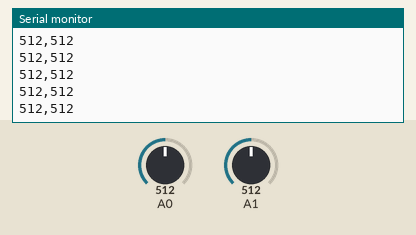
Recording of a sketch running on a simulated Arduino Uno, built with avr-gcc and run on an emulated ATmega328P. Shown: the last lines printed to the serial monitor. Inputs (shaded band) come from the test bench; at power-on: A0 = 512, A1 = 512.

Above: at 1.2 s.
1.3 s: A0 set to 716
At 1.31 s:
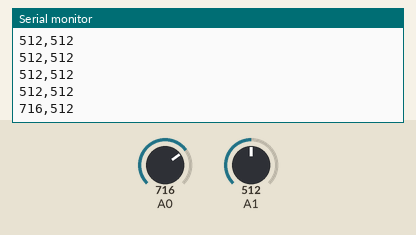
2.8 s: A1 set to 716
At 2.82 s:
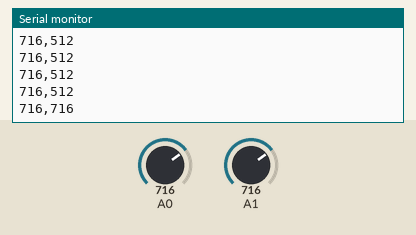
4.3 s: A0 set to 900
At 4.33 s:
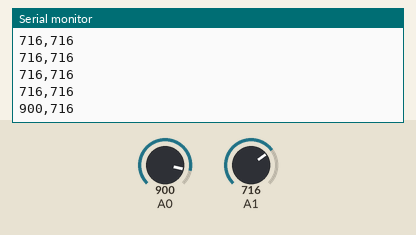
5.8 s: A1 set to 900
At 5.84 s:
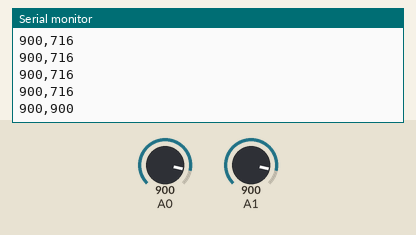
Timing chart, 0 to 8.3 s (numbered marks = the images above; inputs shaded):
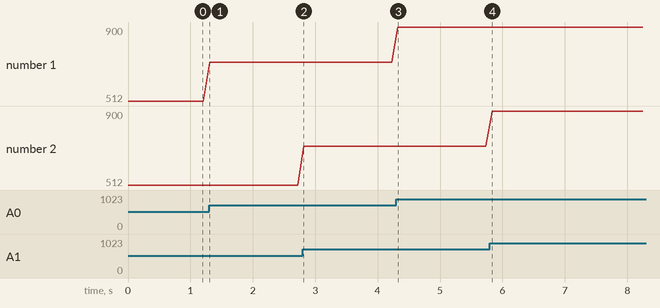

Measured:
- after the input at 1.3 s, the serial monitor: prints a new line at once (image 1)
- after the input at 2.8 s, the serial monitor: prints a new line at once (image 2)
- after the input at 4.3 s, the serial monitor: prints a new line at once (image 3)
- after the input at 5.8 s, the serial monitor: prints a new line at once (image 4)
- plotted number 1: 512 → 716 after the input at 1.3 s, 716 → 900 after the input at 4.3 s

The sketch:

WEEK12_HW.ino
```cpp
void setup() {
  Serial.begin(9600);  // open serial port, set the baud rate to 9600 bps
}
void loop() {
  int val, val2;
  val = analogRead(0);   //connect mic sensor to Analog 0
  val2 = analogRead(1);  //connect mic sensor to Analog 0

  Serial.print(val,DEC);  //print the sound value to serial
  Serial.print(",");  //print the sound value to serial
  Serial.println(val2,DEC);  //print the sound value to serial
  Serial.print("\n");
  delay(100);
}
```
